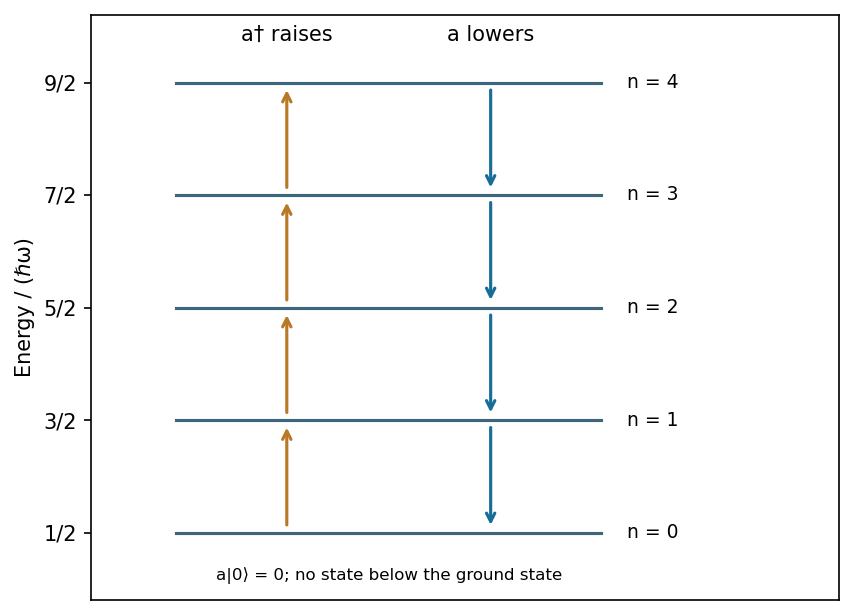

Source code (Python):
"""Original explanatory figure. Python 3.14, matplotlib 3.10, numpy 2.3; writes basename PNG to cwd, normally the mirrored _media directory."""
from pathlib import Path
import numpy as np
import matplotlib
matplotlib.use('Agg')
import matplotlib.pyplot as plt
from matplotlib.patches import Rectangle,Polygon,Circle
plt.rcParams.update({'font.size':10,'figure.facecolor':'white','axes.facecolor':'white'})

fig,ax=plt.subplots(figsize=(5.8,4.2));ax.set(xlim=(-.5,3.9),ylim=(-.1,5.1));ax.set_xticks([]);ax.set_yticks([.5,1.5,2.5,3.5,4.5],['1/2','3/2','5/2','7/2','9/2']);ax.set_ylabel('Energy / (ℏω)')
for n in range(5):ax.plot([0,2.5],[n+.5,n+.5],color='#3d657b');ax.text(2.65,n+.5,f'n = {n}',va='center',fontsize=9)
for n in range(4):
 ax.annotate('',xy=(.65,n+1.47),xytext=(.65,n+.53),arrowprops={'arrowstyle':'->','color':'#b87826','lw':1.5});ax.annotate('',xy=(1.85,n+.53),xytext=(1.85,n+1.47),arrowprops={'arrowstyle':'->','color':'#176d97','lw':1.5})
ax.text(.65,4.87,'a† raises',ha='center');ax.text(1.85,4.87,'a lowers',ha='center');ax.text(1.25,.08,'a|0⟩ = 0; no state below the ground state',ha='center',fontsize=8);fig.tight_layout()

fig.savefig(Path(__file__).with_suffix('.png').name,dpi=150,facecolor='white',bbox_inches='tight');plt.close(fig)
